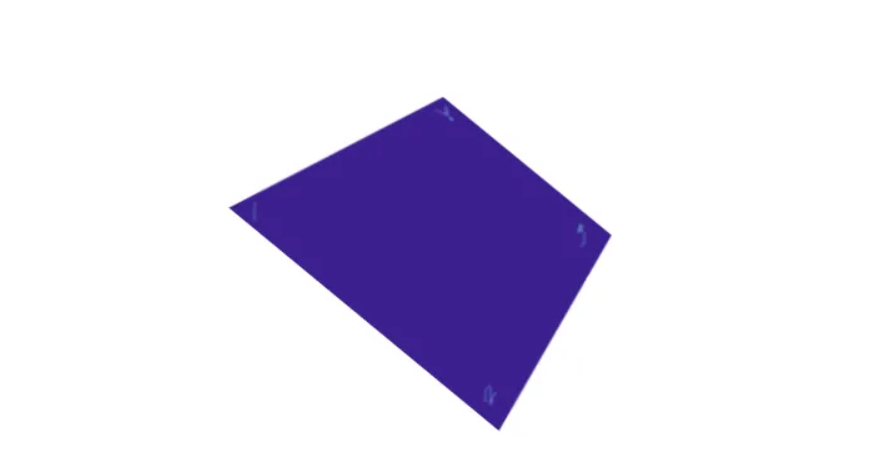
#> input picture TextSnake/images/eg_1.png, 870 x 452 px, found by its file name
$ jupyter execute skew_correctness_homograpy.ipynb
#> lines starting #> are read from the running program, lines starting #| are printed output that depends on the picture; after the words box and inside, x2 and y2 are one past the last pixel; in counts of white or black regions, pixels touching at a corner belong together
# Import Libraries

[cell 1]
import cv2
import matplotlib.pyplot as plt
import numpy as np

# Example 1

[cell 2]
image = cv2.imread('images/eg_1.png')
#> image is the input picture: shape (452, 870, 3); mean B, G, R 237, 219.1, 223.7
image = cv2.cvtColor(image, cv2.COLOR_BGR2RGB)
plt.imshow(image);
plt.title('Original Image');
plt.axis('off');
plt.show();

# Corner Detection (Shi-Tomasi)

[cell 3]
def shi_tomashi(image):
    """
    Use Shi-Tomashi algorithm to detect corners
    Args:
        image: np.array
    Returns:
        corners: list
    """
    gray = cv2.cvtColor(image,cv2.COLOR_RGB2GRAY)
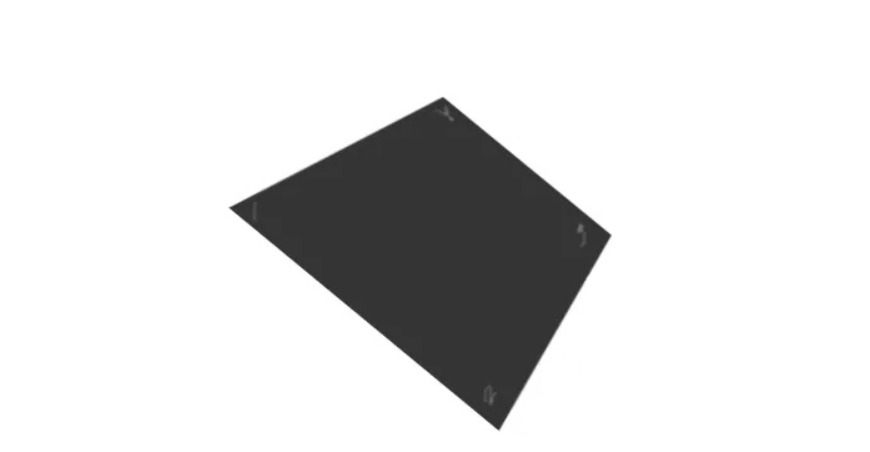
#> gray: shape (452, 870); min 42, max 255, mean 222.5
    corners = cv2.goodFeaturesToTrack(gray,4,0.01,100)
#> corners = [[230, 207], [498, 428], [610, 235], [442, 97]]
    corners = np.int0(corners)
    corners = sorted(np.concatenate(corners).tolist())
#> corners = [[230, 207], [442, 97], [498, 428], [610, 235]]
    print('\n The corners points are ... \n')
    img = image.copy()
    for index, c in enumerate(corners):
        x,y = c
        cv2.circle(img, (x,y), 3, 255, -1)
        character = chr(65 + index)
        print(f'{character} : {c}')
        cv2.putText(img, character, tuple(c), cv2.FONT_HERSHEY_SIMPLEX,1 ,(0,255,255),2 ,cv2.LINE_AA)
#> this loop made 4 passes
#| A : [230, 207]
#| B : [442, 97]
#| C : [498, 428]
#| D : [610, 235]
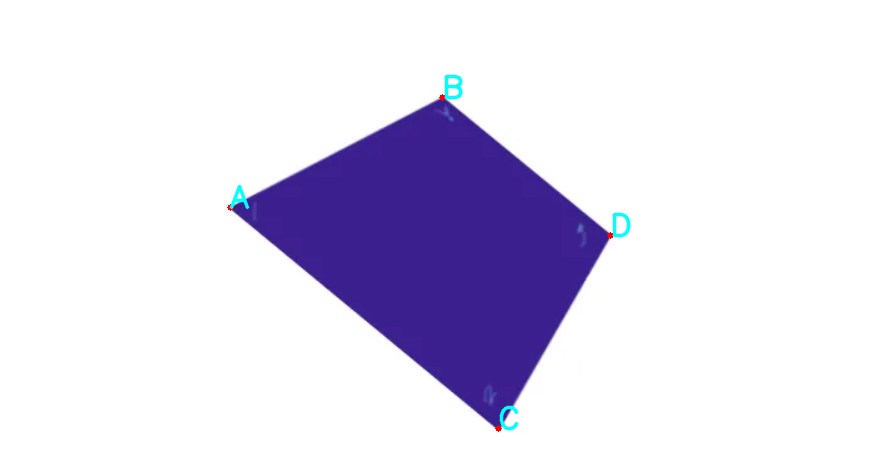
#> img: shape (452, 870, 3); mean R, G, B 223.3, 219.1, 237
    plt.imshow(img)
    plt.title('Corner Detection: Shi-Tomashi')
    plt.show()
    return corners

[cell 4]
corners = shi_tomashi(image)
#> corners = [[230, 207], [442, 97], [498, 428], [610, 235]]

# Get Destination Points

[cell 5]
def get_destination_points(corners):
    """
    -Get destination points from corners of warped images
    -Approximating height and width of the rectangle: we take maximum of the 2 widths and 2 heights
    Args:
        corners: list
    Returns:
        destination_corners: list
        height: int
        width: int
    """

    w1 = np.sqrt((corners[0][0] - corners[1][0]) ** 2 + (corners[0][1] - corners[1][1]) ** 2)
#> w1 = 238.8
    w2 = np.sqrt((corners[2][0] - corners[3][0]) ** 2 + (corners[2][1] - corners[3][1]) ** 2)
#> w2 = 223.1
    w = max(int(w1), int(w2))
#> w = 238

    h1 = np.sqrt((corners[0][0] - corners[2][0]) ** 2 + (corners[0][1] - corners[2][1]) ** 2)
#> h1 = 347.4
    h2 = np.sqrt((corners[1][0] - corners[3][0]) ** 2 + (corners[1][1] - corners[3][1]) ** 2)
#> h2 = 217.4
    h = max(int(h1), int(h2))
#> h = 347

    destination_corners = np.float32([(0, 0), (w - 1, 0), (0, h - 1), (w - 1, h - 1)])
#> destination_corners = [[0, 0], [237, 0], [0, 346], [237, 346]]

    print('\nThe destination points are: \n')
    for index, c in enumerate(destination_corners):
        character = chr(65 + index) + "'"
        print(character, ':', c)
#> this loop made 4 passes
#| A' : [0. 0.]
#| B' : [237.   0.]
#| C' : [  0. 346.]
#| D' : [237. 346.]

    print('\nThe approximated height and width of the original image is: \n', (h, w))
#| The approximated height and width of the original image is:
#|  (347, 238)
    return destination_corners, h, w

[cell 6]
destination, h, w = get_destination_points(corners)
#> destination = [[0, 0], [237, 0], [0, 346], [237, 346]]; h = 347; w = 238
destination
#> Out = [[0, 0], [237, 0], [0, 346], [237, 346]]

# Homographic calculation and perspective transform

[cell 7]
def unwrap(img,src,dst):
    """
    Args:
        img: np.array
        src: list
        dst: list
    Returns:
        un_warped: np.array
    """
    h,w = img.shape[:2]
#> h = 452; w = 870
    H,_ = cv2.findHomography(src, dst, method = cv2.RANSAC, ransacReprojThreshold = 3.0)
#> H = [[0.441, -0.535, 9.27], [0.513, 0.989, -322.8], [-0.00111, 0.00136, 1]]
    print(f'\n The homography matrix is : \n {H}')
#|  The homography matrix is :
#|  [[ 4.40836990e-01 -5.34589653e-01  9.26755048e+00]
#|  [ 5.13198446e-01  9.89073368e-01 -3.22773830e+02]
#|  [-1.10645415e-03  1.35577021e-03  1.00000000e+00]]
    un_wraped = cv2.warpPerspective(img, H, (w,h), flags = cv2.INTER_LINEAR)
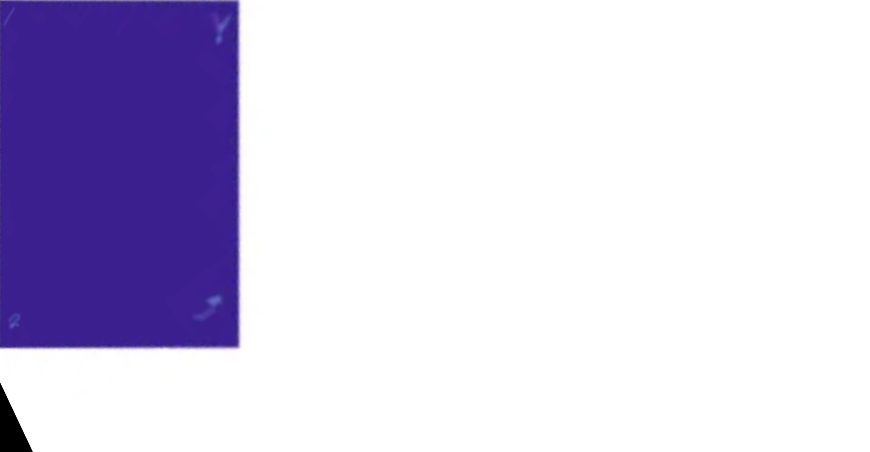
#> un_wraped: shape (452, 870, 3); mean R, G, B 213.1, 207.1, 230.6

    # plot

    f,(ax1, ax2) = plt.subplots(1,2)
    ax1.imshow(img)
    x = [src[0][0], src[2][0], src[3][0], src[1][0], src[0][0]]
#> x = [230, 498, 610, 442, 230]
    y = [src[0][1], src[2][1], src[3][1], src[1][1], src[0][1]]
#> y = [207, 428, 235, 97, 207]
    ax1.plot(x, y, color = 'yellow', linewidth = 3)
    ax1.set_ylim([h, 0])
    ax1.set_xlim([0, w])
    ax1.set_title('Targeted Area in Original Image')
    ax2.imshow(un_wraped)
    ax2.set_title('Unwarped Image')
    plt.show()
    return un_wraped

[cell 8]
unwrapped = unwrap(image,np.float32(corners),destination)

# Example 2

[cell 9]
image = cv2.imread('images/eg_2.png')
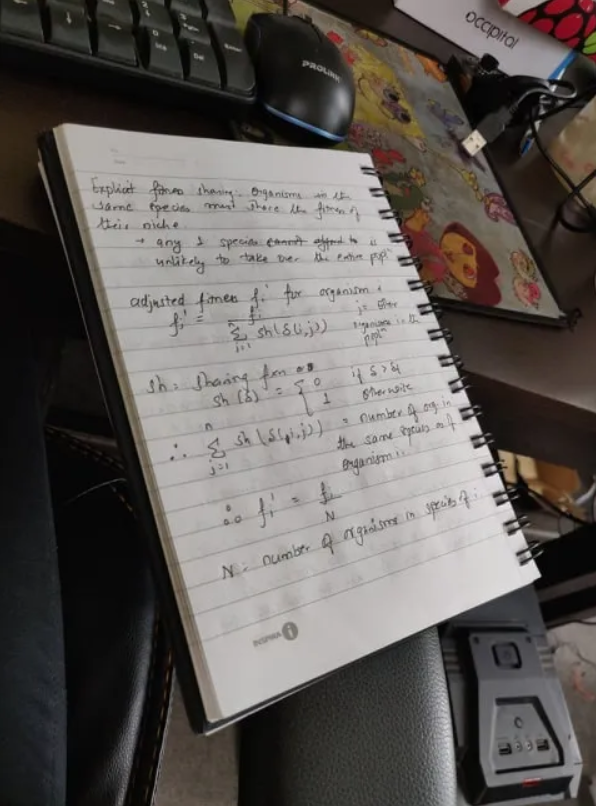
#> input picture Billboard/pre_process_billboard/images/eg_2.png, 596 x 806 px
#> image is the input picture: shape (806, 596, 3); mean B, G, R 87.4, 90.5, 95.2
image = cv2.cvtColor(image, cv2.COLOR_BGR2RGB)
plt.imshow(image)
plt.title('Original Image');
plt.axis('off');
plt.show();

# Masking Thresholding and Contour Detection

[cell 10]
def apply_filter(image):
    """
    Define a 5X5 kernel and apply the filter to gray scale image
    Args:
        image: np.array
    Returns:
        filtered: np.array
    """
    gray = cv2.cvtColor(image, cv2.COLOR_RGB2GRAY)
#> gray: shape (806, 596)
    kernel = np.ones((5,5), np.float32) / 15
    filtered = cv2.filter2D(gray, -1, kernel)
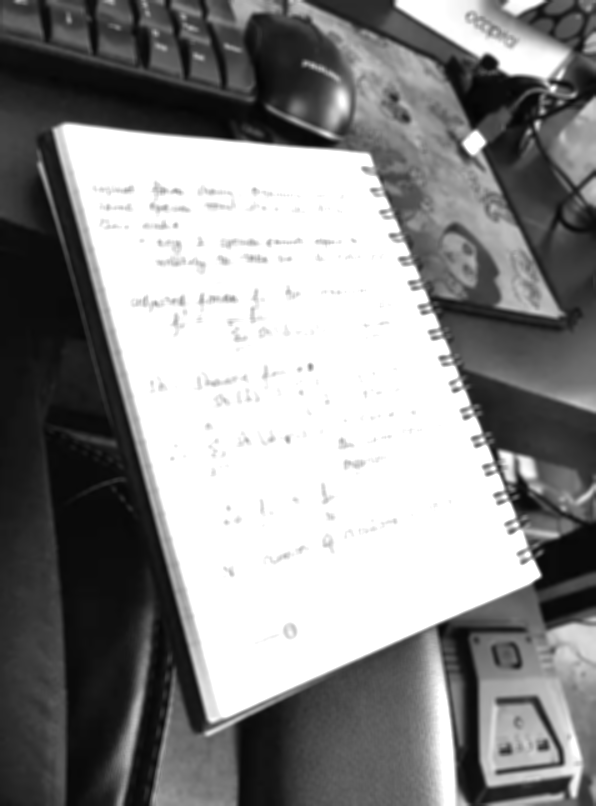
#> filtered: shape (806, 596); min 4, max 255, mean 138.4
    plt.imshow(cv2.cvtColor(filtered, cv2.COLOR_BGR2RGB))
    plt.title('Filtered Image')
    plt.show()
    return filtered

[cell 11]
filtered = apply_filter(image)

# Otshu

[cell 12]
def apply_threshold(filtered):
    """
    Apply OTSU threshold
    Args:
        filtered: np.array
    Returns:
        thresh: np.array
    """
    ret, thresh = cv2.threshold(filtered, 250, 255, cv2.THRESH_OTSU)
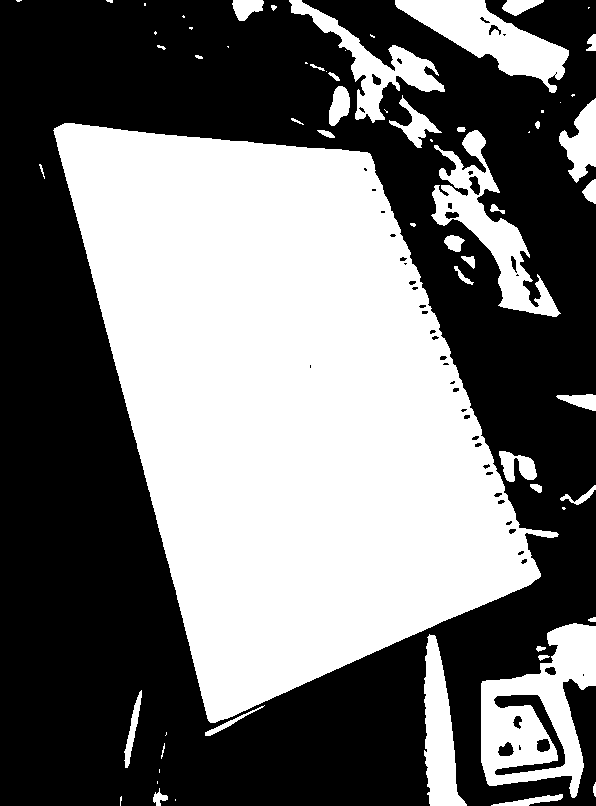
#> thresh: shape (806, 596); 45% white; 65 white regions (25 under 20 px), largest, box (x1, y1, x2, y2) and area: (53, 123, 559, 723) 176119, (481, 623, 596, 798) 10569, (431, 130, 561, 317) 6528
#> ret = 147
    plt.imshow(cv2.cvtColor(thresh, cv2.COLOR_BGR2RGB))
    plt.title('After applyiing OTSU threshold')
    plt.show()
    return thresh

def detect_contour(img, image_shape):
    """
    Args:
        img: np.array()
        image_shape: tuple
    Returns:
        canvas: np.array()
        cnt: list
    """
#> called with image_shape = (806, 596, 3)
    canvas = np.zeros(image_shape, np.uint8)
    contours, hierachy = cv2.findContours(img, cv2.RETR_TREE, cv2.CHAIN_APPROX_NONE)
#> contours = 115 contours, 46 with area under 20; largest, box (x1, y1, x2, y2) and area: (53, 123, 559, 723) 175714, (481, 623, 596, 798) 12152, (431, 130, 561, 317) 6424, (395, 0, 569, 93) 6350, (289, 0, 445, 123) 4063
    cnt = sorted(contours, key = cv2.contourArea, reverse = True)[0]
#> cnt = contour of 1743 points, box (x1, y1, x2, y2) (53, 123, 559, 723), area 175714
    cv2.drawContours(canvas, cnt, -1, (0,255,255), 3)
    plt.title('Largest Contour')
    plt.imshow(canvas)
    plt.show()

    return canvas,cnt

[cell 13]
thresholded = apply_threshold(filtered)
canvas, largest_contour = detect_contour(thresholded,image.shape)
#> largest_contour has the same summary as cnt in detect_contour

# Corner Detection (using Douglas-Peucker algorithm)

[cell 14]
def detect_corners_from_contour(canvas,cnt):
    """
    Detecting corner points form contours using cv2.approxPolyDP()
    Args:
        canvas: np.array()
        cnt: list
    Returns:
        approx_corners: list
    """
    epsilon = 0.02 * cv2.arcLength(cnt, True)
#> epsilon = 39.34
    approx_corners = cv2.approxPolyDP(cnt, epsilon, True)
#> approx_corners = [[54, 128], [210, 722], [540, 576], [369, 153]]
    cv2.drawContours(canvas, approx_corners, -1, (255, 255, 0), 10)
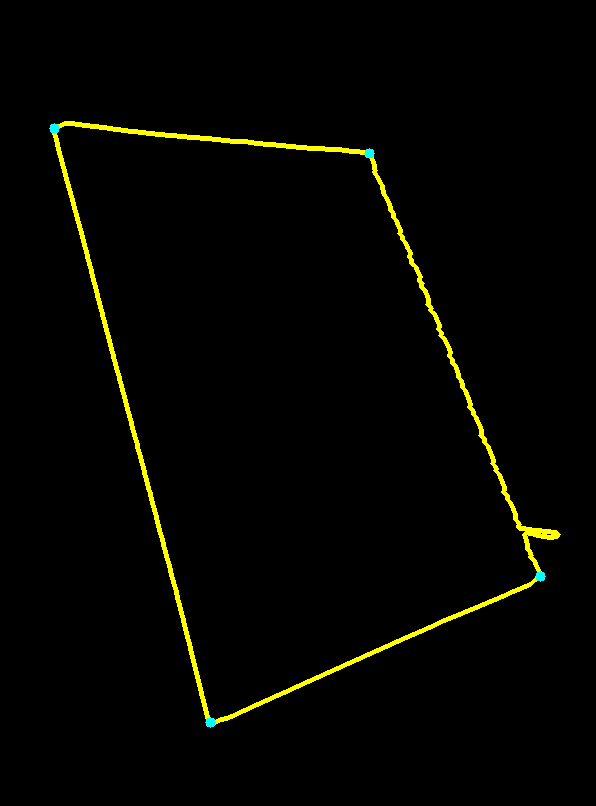
#> canvas: shape (806, 596, 3); mean of channels 0, 1, 2 0.2, 4.7, 4.5; drawn as B, G, R
    approx_corners = sorted(np.concatenate(approx_corners).tolist())
#> approx_corners = [[54, 128], [210, 722], [369, 153], [540, 576]]
    print('\nThe corner points are ...\n')
    for index, c in enumerate(approx_corners):
        character = chr(65 + index)
        print(character, ':', c)
        cv2.putText(canvas, character, tuple(c), cv2.FONT_HERSHEY_SIMPLEX, 1, (255, 0, 0), 2, cv2.LINE_AA)
#> this loop made 4 passes
#| A : [54, 128]
#| B : [210, 722]
#| C : [369, 153]
#| D : [540, 576]
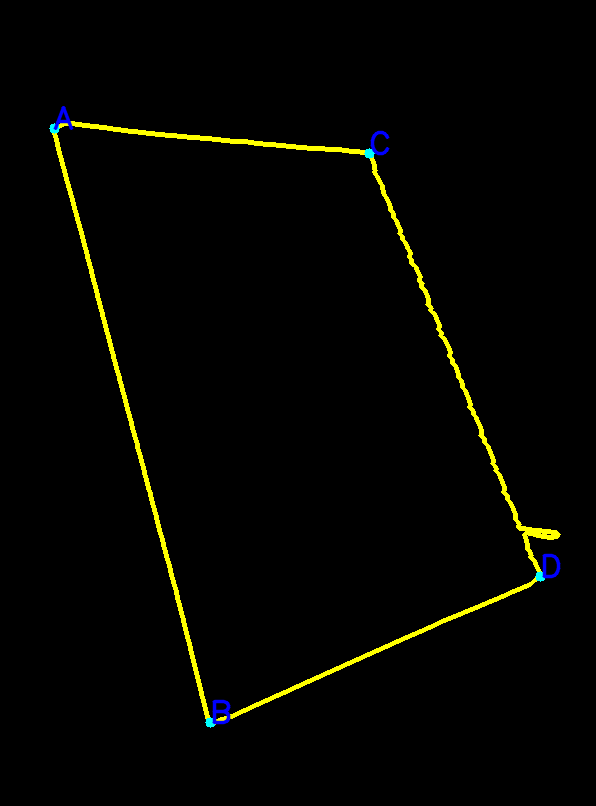
#> canvas: shape (806, 596, 3); 0.24% of pixels changed, all inside (x1, y1, x2, y2) = (53, 106, 561, 725); drawn as B, G, R

    # Rearranging the order of the corner points
    approx_corners = [approx_corners[i] for i in [0, 2, 1, 3]]
#> approx_corners = [[54, 128], [369, 153], [210, 722], [540, 576]]

    plt.imshow(canvas)
    plt.title('Corner Points')
    plt.show()
    return approx_corners

[cell 15]
corners = detect_corners_from_contour(canvas, largest_contour)
#> corners = [[54, 128], [369, 153], [210, 722], [540, 576]]

# Homography calculation and perspective transform

[cell 16]
destination, h, w = get_destination_points(corners)
#> the loop in get_destination_points (call 2), `for index, c in enumerate(destination_corners):` made 4 passes
#> (c, character) on passes 1 to 4: ([0, 0], "A'"), ([359, 0], "B'"), ([0, 613], "C'"), ([359, 613], "D'")
#| A' : [0. 0.]
#| B' : [359.   0.]
#| C' : [  0. 613.]
#| D' : [359. 613.]
#| The approximated height and width of the original image is:
#|  (614, 360)
#> destination = [[0, 0], [359, 0], [0, 613], [359, 613]]; h = 614; w = 360
unwrapped = unwrap(image,np.float32(corners),destination)
#> in unwrap (call 2), `H,_ = cv2.findHomography(src, dst, method = cv2.RANSAC, ransacReprojTh..`: H = [[0.914, -0.24, -18.63], [-0.111, 1.4, -173.7], [-0.000879, 0.000716, 1]]
#|  The homography matrix is :
#|  [[ 9.14071235e-01 -2.40059112e-01 -1.86322803e+01]
#|  [-1.11442362e-01  1.40417377e+00 -1.73716355e+02]
#|  [-8.78565121e-04  7.15774781e-04  1.00000000e+00]]
#> in unwrap (call 2), `un_wraped = cv2.warpPerspective(img, H, (w,h), flags = cv2.INTER_LINEAR)`:
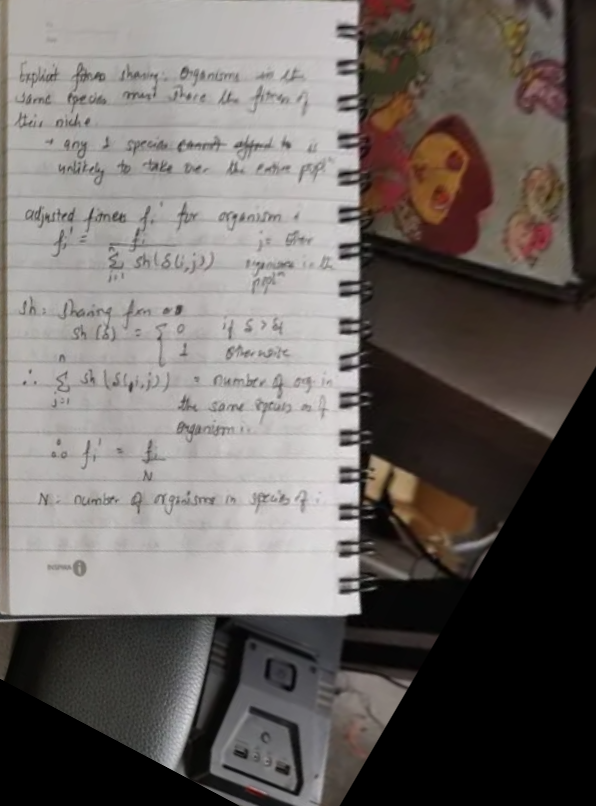
#> un_wraped: shape (806, 596, 3); mean R, G, B 108.1, 102.4, 99.1
#> in unwrap (call 2), `x = [src[0][0], src[2][0], src[3][0], src[1][0], src[0][0]]`: x = [54, 210, 540, 369, 54]
#> in unwrap (call 2), `y = [src[0][1], src[2][1], src[3][1], src[1][1], src[0][1]]`: y = [128, 722, 576, 153, 128]
#> in unwrap (call 2), `plt.show()`:
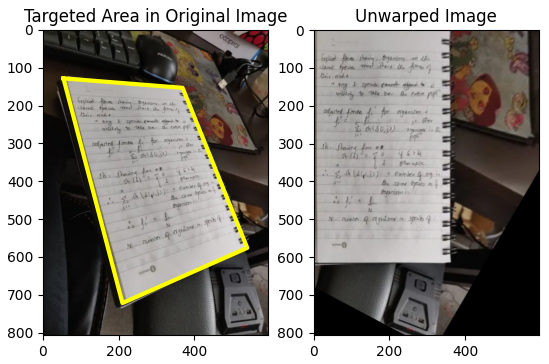
#> figure drawn by matplotlib, 2 panels
